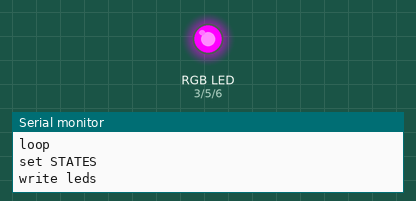
Simulated run of this sketch. Board: Arduino Uno, built with avr-gcc and run on an emulated ATmega328P. Parts: an RGB LED mixed from three pins (HIGH = lit), the last lines printed to the serial monitor.

Above: at 0.5 s.
At 3.5 s:
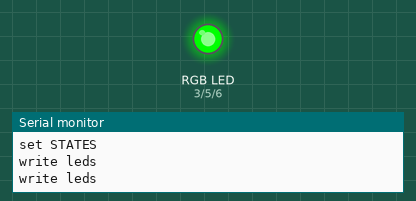
Timing chart, 0 to 4.6 s (numbered marks = the images above):
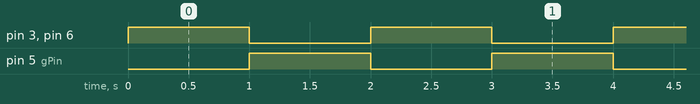

Measured:
- by itself, pin 3 (rPin), pin 5 (gPin), pin 6 (bPin): alternates HIGH for 1.0 s and LOW for 1.0 s

The sketch:

13-stateBlink-RGB-serial.ino
```cpp
// blink LEDs by setting state
// set STATES using 0,1 notation
// write the LEDs

// each RGB cahnnel is like a single LED


// led PINs
int rPin = 3;
int gPin = 5;
int bPin = 6;

// led states
boolean rSTATE = 0;
boolean gSTATE = 0;
boolean bSTATE = 0;


void setup() {
  // put your setup code here, to run once:

  // set pinModes
  pinMode(rPin, OUTPUT);
  pinMode(gPin, OUTPUT);
  pinMode(bPin, OUTPUT);

  // start serial
  Serial.begin(9600);
}

void loop() {

 // put your main code here, to run repeatedly:
 Serial.println("loop");

 // set STATEs
 Serial.println("set STATES");
 rSTATE = 1;
 gSTATE = 0;
 bSTATE = 1;

 // write the leds
 Serial.println("write leds");
 digitalWrite( rPin, rSTATE);
 digitalWrite( gPin, gSTATE);
 digitalWrite( bPin, bSTATE);

 delay(1000);

 rSTATE = 0;
 gSTATE = 1;
 bSTATE = 0;

 // write the leds
 Serial.println("write leds");
 digitalWrite( rPin, rSTATE);
 digitalWrite( gPin, gSTATE);
 digitalWrite( bPin, bSTATE);

 delay(1000);

}
```
